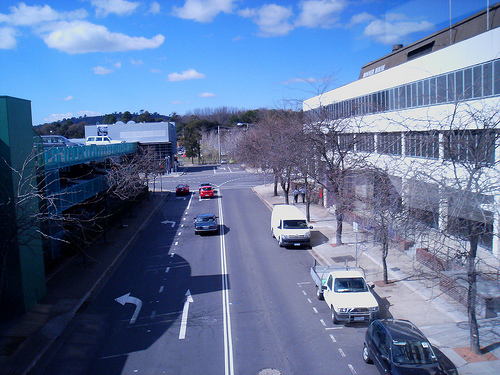
#> input picture GeneticDesignProject/example.jpg, 500 x 375 px, found by its file name
$ python Test_Gamma.py
#> lines starting #> are read from the running program, lines starting #| are printed output that depends on the picture
### GeneticDesignProject/Algorithm_Crop1x1.py
import cv2
import numpy as np
from PIL import ImageFont, ImageDraw, Image, ImageFilter

# This is algorithm to cropping image in 1x1 dimension with openCV
def crop1x1_cv2(img_source,img_size):
    #img_source = str(img_source)
    #img = cv2.imread(img_source)
    img = img_source
    # Determine the size of image X Y size
    old_size = img.shape[:2]       #Original size
    #print(old_size)
    # => (288, 352)
    ratio = float(img_size)/min(old_size)   #Ratio determined image size
    new_size = tuple([int(x*ratio) for x in old_size])      #Changed to the new size in same ratio
    #print(ratio,' and ',new_size)
    # => 0.6363636363636364  and  (183, 224)#
    img = cv2.resize(img, (new_size[1], new_size[0]))
    # Cropping the image, in it center potition
    if img.shape[1]>=img.shape[0]:
        gap = (img.shape[1]-img.shape[0])//2
        # print(gap)
        new_img = img[0:img.shape[0], gap:img.shape[0]+gap]
        # new_img = img[img.shape[1]:10, img.shape[0]:50]
    else:
        gap = (img.shape[1]-img.shape[0])//2
        # print(gap)
        new_img = img[gap:img.shape[1]+gap, 0:img.shape[1]]
    # [18 lines of commented-out code are left out]
    '''a = np.array([[1,2,3], [4,5,6], [7,8,9]])
    print(a)
    a.reshape(-1,2,2,2)
    print(a)'''
    # [4 lines of commented-out code are left out]
    return new_img

# [7 lines of commented-out code are left out]

### GeneticDesignProject/Test_Gamma.py
import cv2
import numpy as np
from Algorithm_Crop1x1 import crop1x1_cv2
from Histogram import BGRA_hist, Offset_hist, BW_hist, BGR_hist, Offset_histBGR

img = cv2.imread("/home/linkgish/Desktop/WebApp2/GeneticDesignProject/example.jpg",1)
#> img is the input picture: shape (375, 500, 3); mean B, G, R 155.8, 116.9, 96.6
img = crop1x1_cv2(img,500)
#> in crop1x1_cv2, `img = cv2.resize(img, (new_size[1], new_size[0]))`:
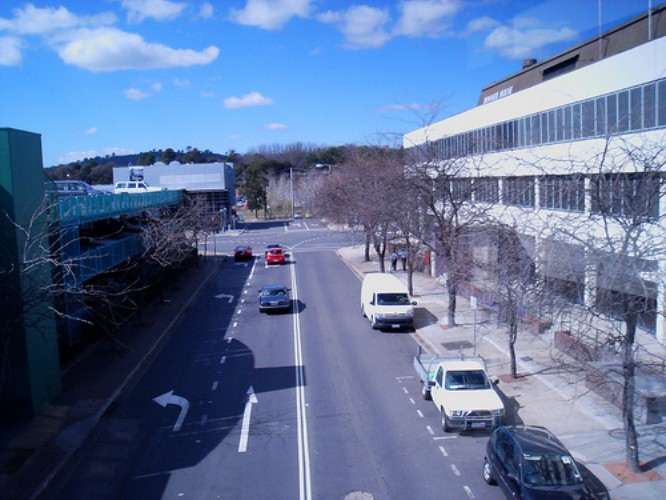
#> img: shape (500, 666, 3); mean B, G, R 155.7, 116.8, 96.4
#> in crop1x1_cv2, `new_img = img[0:img.shape[0], gap:img.shape[0]+gap]`:
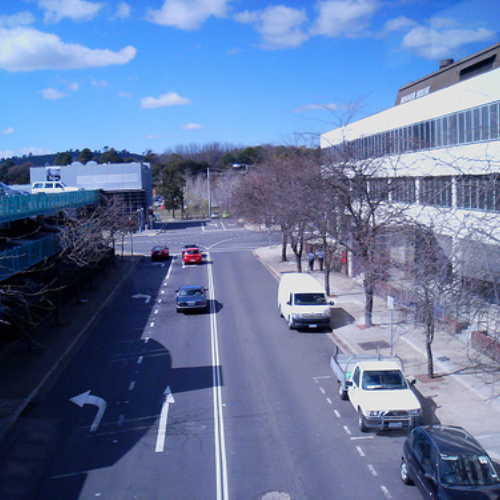
#> new_img: shape (500, 500, 3); mean B, G, R 161.4, 120.4, 100.5
# BW_hist(img)
img2 = cv2.imread("/home/linkgish/Desktop/WebApp2/GeneticDesignProject/example3.jpg",1)
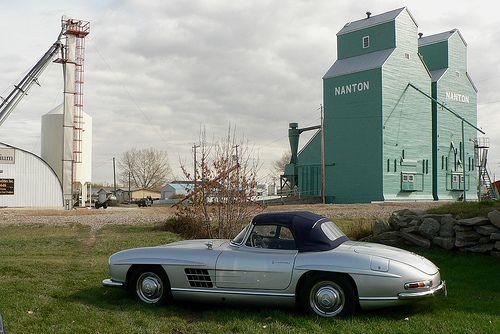
#> input picture GeneticDesignProject/Image-lib/example3.jpg, 500 x 334 px, found by its file name
#> img2 is the input picture: shape (334, 500, 3); mean B, G, R 128.7, 140.4, 135
img2 = crop1x1_cv2(img2,500)
#> call 2 of crop1x1_cv2, with img_size = 500
#> in crop1x1_cv2 (call 2), `img = cv2.resize(img, (new_size[1], new_size[0]))`:
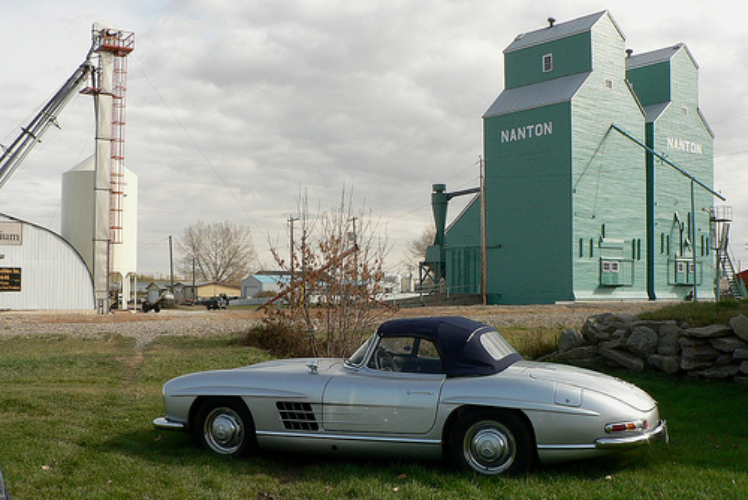
#> img: shape (500, 748, 3); mean B, G, R 128.6, 140.3, 134.8
#> in crop1x1_cv2 (call 2), `new_img = img[0:img.shape[0], gap:img.shape[0]+gap]`:
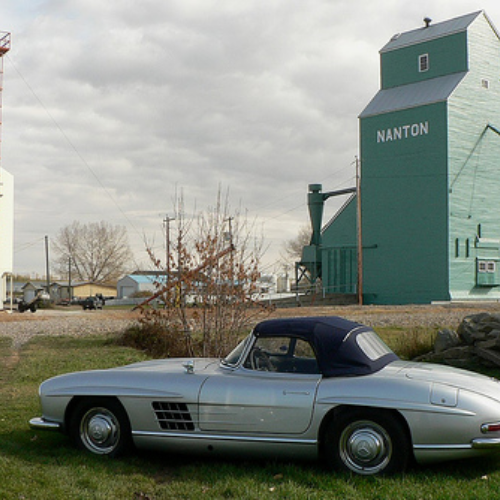
#> new_img: shape (500, 500, 3); mean B, G, R 129.3, 138.1, 132.6
# BW_hist(img2)
gamma = 2.5
lookUpTable = np.empty((1,256), np.uint8)
# print(lookUpTable)
for i in range(256):
    lookUpTable[0,i] = np.clip(pow(i / 255.0, gamma) * 255.0, 0, 255)

gamma2 = 2.5
lookUpTable2 = np.empty((1,256), np.uint8)
# print(lookUpTable2)
for i in range(256):
    lookUpTable2[0,i] = np.clip(pow(i / 255.0, gamma2) * 255.0, 0, 255)

res = cv2.LUT(img, lookUpTable)
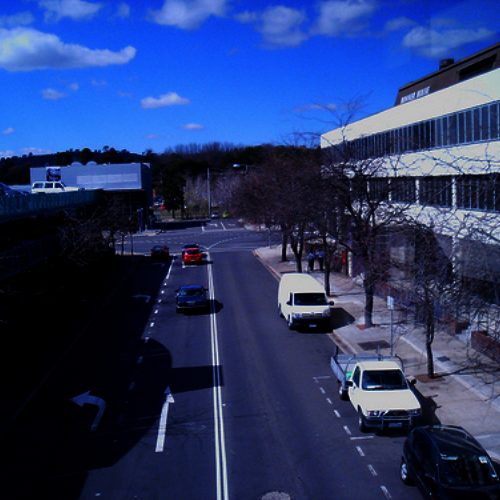
#> res: shape (500, 500, 3); mean B, G, R 109.2, 56.7, 39.2
# BW_hist(res)

res2 = cv2.LUT(img2, lookUpTable2)
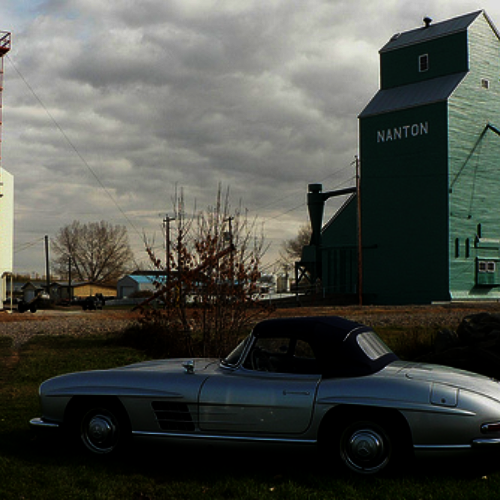
#> res2: shape (500, 500, 3); mean B, G, R 73.6, 79.5, 76.8
# BW_hist(res2)
cv2.imshow('Original 1',img)
cv2.imshow('Original 2',img2)
cv2.imshow('Result 1',res)
cv2.imshow('Result 2',res2)
cv2.waitKey(0)
